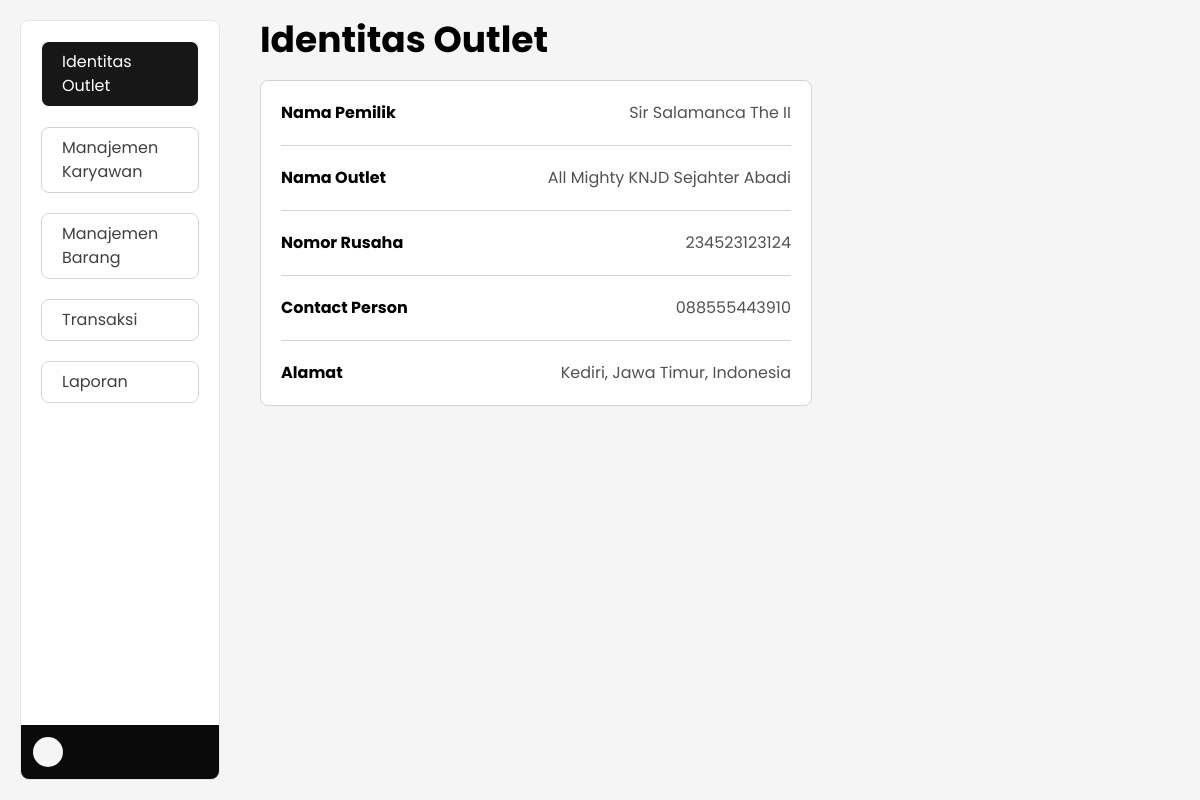
/outlet_identity.php, run on the app's committed database.
### tables this page shows
CREATE TABLE `identitas_outlet` (
  `id` int(11) NOT NULL,
  `nama_outlet` varchar(255) NOT NULL,
  `nama_pemilik` varchar(255) NOT NULL,
  `nomor_usaha` varchar(255) NOT NULL,
  `contact_person` varchar(255) NOT NULL,
  `alamat` varchar(255) NOT NULL,
  `created_at` date NOT NULL,
  `updated_at` date DEFAULT NULL
);

### config/db.php (called while the page is built, shortened)
<?php
class Db
{
    function getOutletIdentity($connect)
    {
        try
        {
            $query = "SELECT * FROM identitas_outlet";
            $res = $connect->query($query);
            return $res->fetch_assoc();
        }
        catch (Exception $err)
        {
            return $err;
        }
    }
}
$db = new Db();

### outlet_identity.php (the view, shortened to what this page needs)
<?php
require("./config/connection.php");
require("./config/db.php");
$outlet =  $db->getOutletIdentity($connect);
?>
<!DOCTYPE html>
<html lang="en">
<head>
    <link rel="stylesheet" href="./src/output.css">
</head>
<body>
    <div class="w-full h-screen flex bg-neutral-100">
        <div class="w-[20%] h-full p-5">
            <div class="w-full h-full flex rounded-lg flex-col relative gap-5 p-5 bg-white border border-neutral-200">
                <a href="./outlet_identity.php">
                    <h1 class="text-white bg-neutral-900 border borrder-neutral-300 px-5 py-2 rounded-lg transition-all">Identitas Outlet</h1>
                </a>
                <a href="./manajemen_karyawan.php">
                    <h1 class="text-neutral-700 border border-neutral-300 px-5 py-2 rounded-lg hover:bg-neutral-900 hover:text-white transition-all">Manajemen Karyawan</h1>
                </a>
                <a href="./manajemen_barang.php">
                    <h1 class="text-neutral-700 border border-neutral-300 px-5 py-2 rounded-lg hover:bg-neutral-900 hover:text-white transition-all">Manajemen Barang</h1>
                </a>
                <a href="./transaksi_penjualan.php">
                    <h1 class="text-neutral-700 border border-neutral-300 px-5 py-2 rounded-lg hover:bg-neutral-900 hover:text-white transition-all">Transaksi</h1>
                </a>
                <a href="./laporan.php">
                    <h1 class="text-neutral-700 border border-neutral-300 px-5 py-2 rounded-lg hover:bg-neutral-900 hover:text-white transition-all">Laporan</h1>
                </a>
                <a href="./user_profile.php">
                    <div class="px-3 py-3 w-full absolute left-0 bottom-0 rounded-bl-lg rounded-br-lg bg-neutral-950 flex items-center gap-3 cursor-pointer hover:bg-neutral-800">
                        <div class="w-[30px] h-[30px] rounded-full bg-neutral-100"></div>
                    </div>
                </a>
            </div>
        </div>
        <div class="w-[80%] h-full p-5">
            <h1 class="text-4xl mb-5 font-bold">Identitas Outlet</h1>
            <div class="flex flex-col w-[60%] p-5 gap-5 bg-white border border-neutral-300 rounded-lg">
                <div class="flex w-full justify-between">
                    <h1 class="font-bold">Nama Pemilik</h1>
                    <h1 class="text-neutral-600"><?= $outlet["nama_pemilik"] ?></h1>
                </div>
                <div class="w-full h-[1px] bg-neutral-300"></div>
                <div class="flex w-full justify-between">
                    <h1 class="font-bold">Nama Outlet</h1>
                    <h1 class="text-neutral-600"><?= $outlet["nama_outlet"] ?></h1>
                </div>
                <div class="w-full h-[1px] bg-neutral-300"></div>
                <div class="flex w-full justify-between">
                    <h1 class="font-bold">Nomor Rusaha</h1>
                    <h1 class="text-neutral-600"><?= $outlet["nomor_usaha"] ?></h1>
                </div>
                <div class="w-full h-[1px] bg-neutral-300"></div>
                <div class="flex w-full justify-between">
                    <h1 class="font-bold">Contact Person</h1>
                    <h1 class="text-neutral-600"><?= $outlet["contact_person"] ?></h1>
                </div>
                <div class="w-full h-[1px] bg-neutral-300"></div>
                <div class="flex w-full justify-between">
                    <h1 class="font-bold">Alamat</h1>
                    <h1 class="text-neutral-600"><?= $outlet["alamat"] ?></h1>
                </div>
            </div>
        </div>
    </div>
</body>
</html>

### data on the page
identitas_outlet: nama_pemilik "Sir Salamanca The II", nama_outlet "All Mighty KNJD Sejahter Abadi", nomor_usaha "234523123124", contact_person "088555443910", alamat "Kediri, Jawa Timur, Indonesia"
